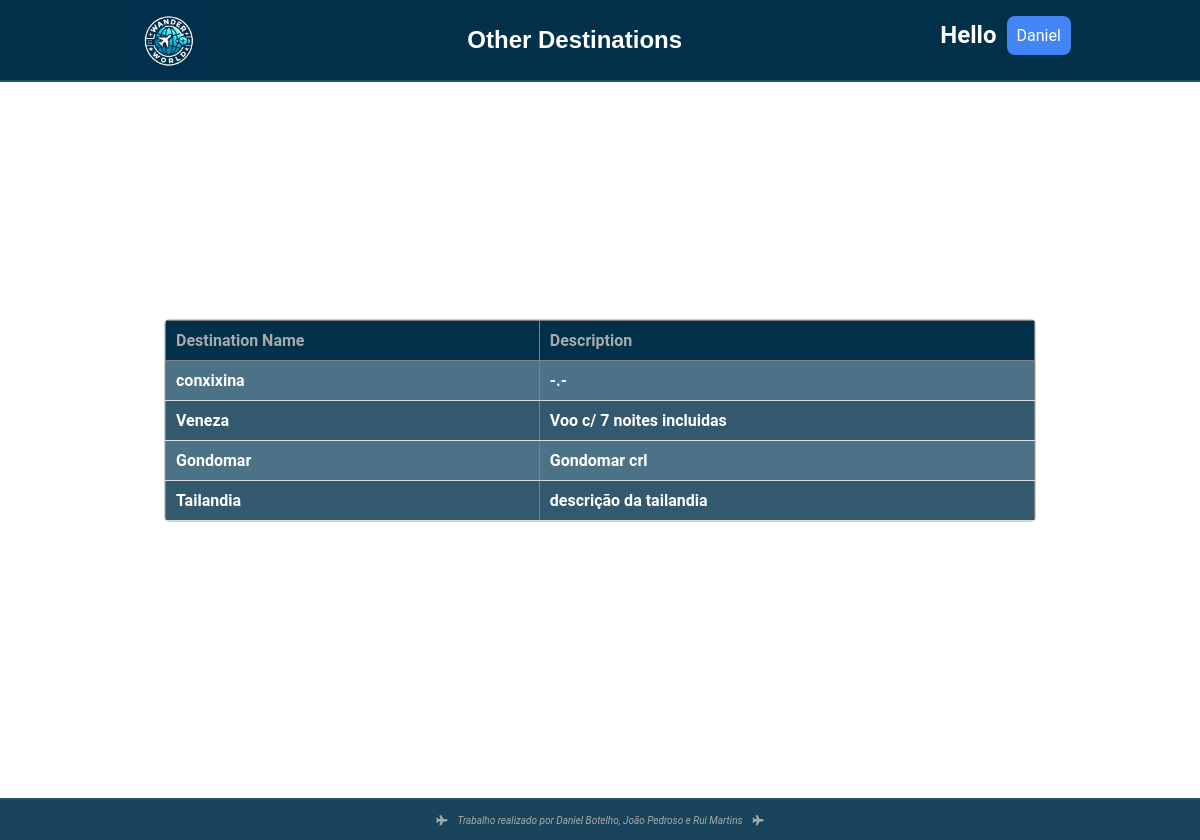
The page /Destinos/outrosDestinos.php (signed in) on the database as committed earlier.
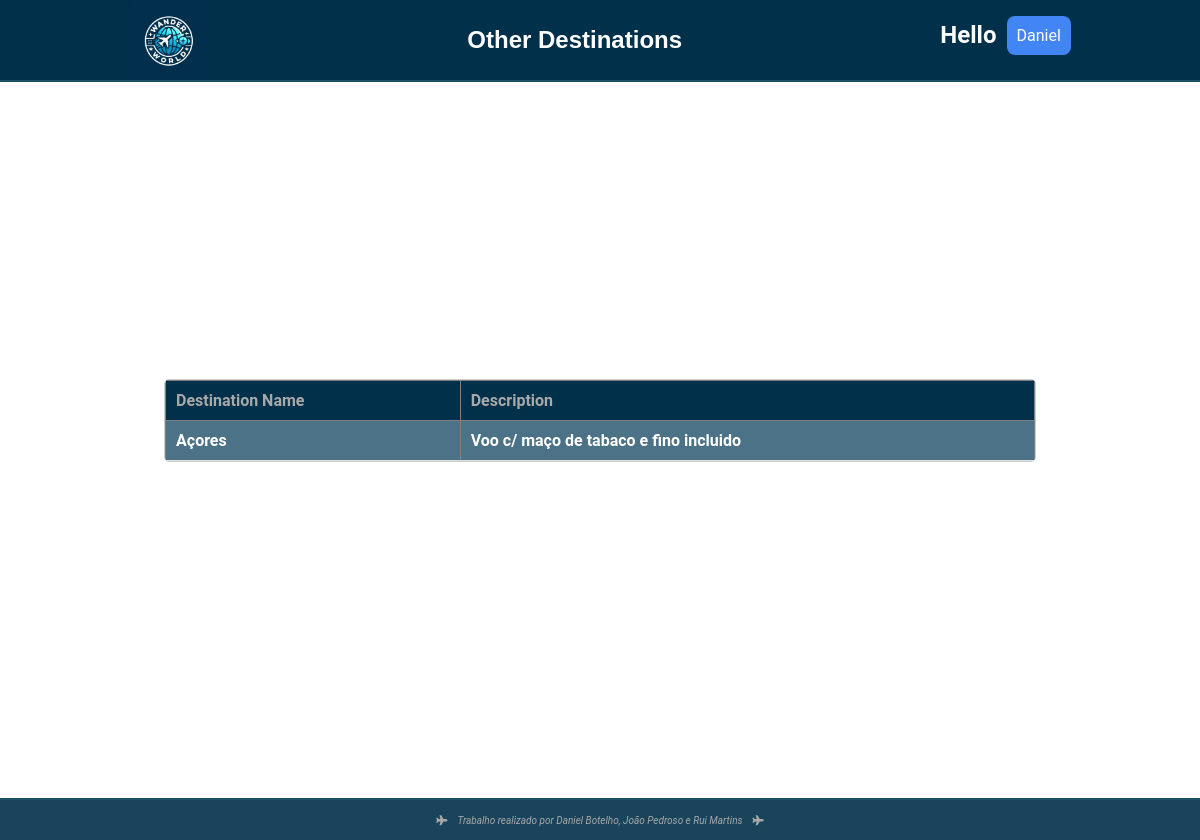
The same page on the database as committed later.
### tables this page shows
CREATE TABLE `destinations` (
  `id` int(11) NOT NULL,
  `name` varchar(255) NOT NULL,
  `description` text NOT NULL,
  `image_path` varchar(255) NOT NULL
);

### public/Destinos/outrosDestinos.php (the view, shortened to what this page needs)
<?php
if (isset($_SESSION['id']) && isset($_SESSION['user_name'])) {
    include_once "../../includes/db-conn.php";
    $sql = "SELECT * FROM destinations WHERE id > 6";
    $result = $conn->query($sql);
?>
<!DOCTYPE html>
<html lang="en">
<head>
    <link rel="stylesheet" href="../../assets/styles/navbar.css">
  <link rel="stylesheet" href="../../assets/styles/styles.css">
  <link rel="stylesheet" href="https://cdnjs.cloudflare.com/ajax/libs/font-awesome/5.15.4/css/all.min.css">
</head>
<body>
<nav>
    <div class="img_container">
       <a href="../home.php"><img src="../../assets/images/logogpt.jpeg" alt="Logo" id="logo"></a>
    </div>
   <div id="titulo">
    <h1>
      Other Destinations
    </h1>
   </div>
    <div class="Menu_user">
       <h1 class="hello" style="margin-bottom: 30px;">Hello </h1>
       <ul class="menu">
        <li class="menu-item">
       <a  class="User"><?php echo $_SESSION['name']; ?></a>
  </li>
</ul>
      </div>
  </nav>
<div class="main">
    <div class="container2">
        <?php if ($result->num_rows > 0): ?>
            <table border="1" align="center">
                <thead>
                <tr>
                    <th>Destination Name</th>
                    <th>Description</th>
                </tr>
                </thead>
                <tbody>
                <?php while ($row = $result->fetch_assoc()): ?>
                    <tr>
                    <td id="name"><a href="<?php echo $row['name']; ?>.php"><?php echo $row['name']; ?></a></td>
                        <td><?php echo $row['description']; ?></td>
                    </tr>
                <?php endwhile; ?>
                </tbody>
            </table>
        <?php else: ?>
            <p style="text-align: center;">No destinations found.</p>
        <?php endif; ?>
    </div>
</div>
<footer>
            <i class="fas fa-plane airplane-icon"></i>
            <em>Trabalho realizado por Daniel Botelho, João Pedroso e Rui Martins</em>
            <i class="fas fa-plane airplane-icon"></i>
        </footer>
</body>
</html>
<?php
} else {
    header("Location: index.php");
    exit();
}
?>

Rows that differ between the two databases and show on the page:
removed destinations: name "conxixina", description "-.-"
removed destinations: name "Veneza", description "Voo c/ 7 noites incluidas"
removed destinations: name "Gondomar", description "Gondomar crl"
removed destinations: name "Tailandia", description "descrição da tailandia"
added destinations: name "Açores", description "Voo c/ maço de tabaco e fino incluido"
